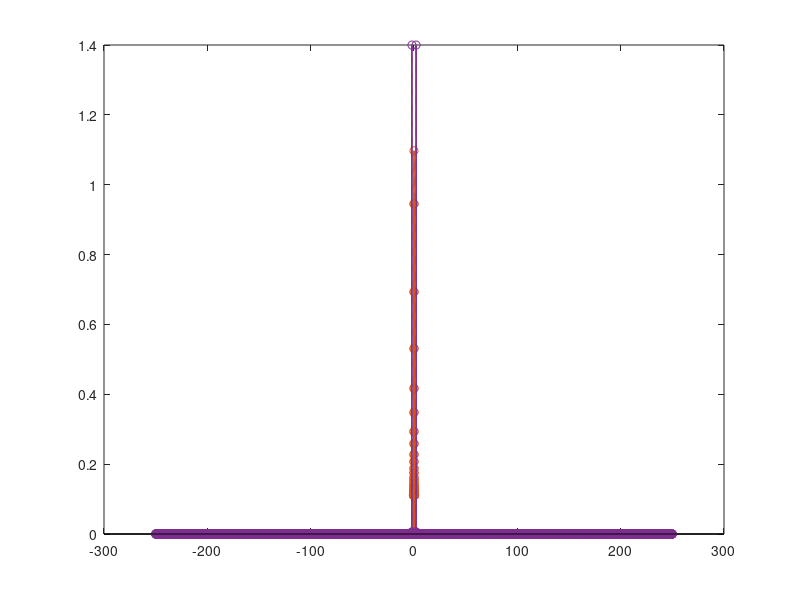

This figure's MATLAB source:
%%%%%%%%%%%%%%%%%%%%%%%%%%%%%%%%%%%%%%%%%%%%%%%%%%%%%%%%%%%%%%%%%%%%%%%%%%%
%
%   Sinal digital e seu espectro (via DFT)
%
%   Para minha apostila de PDS
%
%   Felipe Ramos de Mello - 25/05/22
%
%%%%%%%%%%%%%%%%%%%%%%%%%%%%%%%%%%%%%%%%%%%%%%%%%%%%%%%%%%%%%%%%%%%%%%%%%%%
%% Deep meditation

clear all; clc; close all;

%% Impulso com decaimento exponencial (transiente)

% O fator de escala para um sinal transiente (que possui energia FINITA) é
% diferente do fator de escala para um sinal periódico (energia INFINITA).
% Para um sinal transiente, desde que a janela de tempo não ofereça muita
% perda energética, o fator de escala é simplesmente o período de
% amostragem (T), uma vez que não há truncamento do sinal (a janela
% temporal não influencia).

% No tempo
fs = 5;
T = 1/fs;
dur = 5;
t = (-dur:1/fs:dur)';
N = length(t);
nfft = N;
idx = find(t==0);

% Espera-se um espectro com pico em f=0 e amplitude 1/alpha
alpha = 1;
x = [zeros(idx-1, 1); ones(N - idx + 1, 1).*exp(-alpha*t(idx:end))];

% Na frequência
X = fftshift(fft(x, nfft))*T;
f = linspace(-0.5, 0.5, nfft);

% Visualização
close all;
plot(f, abs(X), '--'); hold on;
stem(f, abs(X), 'linewidth', 1.3);

%% Sinal senoidal

% O escalonamento de um sinal periódico (e, em verdade, qualquer sinal
% estacionário) está relacionado aos efeitos do truncamento (janelamento
% temporal) e amostragem. No domínio contínuo, a CTFT retorna um espectro
% com duas componentes (conjugadas) com amplitude A/2, sendo A a amplitude
% de pico do sinal senoidal temporal. Para um sinal digital analisado via
% DFT:
%
% i) Janelamento temporal = convolução do espectro do sinal original com a
% sinc function. A amplitude da sinc function é dada por N/fs (sua
% duração) e, com isso, a amplitude do espectro convoluído será A*N/(2*fs)
%
% ii) Amostragem: como para o sinal transiente, o fator de escala neste
% caso é o próprio período de amostragem T = 1/fs
%
% Com isso, a amplitude do espectro retornado pela DFT é dada por
% (A*fs*N)/(2*fs) e o fator de escala é final é 2/N 
% (para todas as freqs exceto a DC e fs/2).

% No tempo
fs = 500;
T = 1/fs;
dur = 10;
t = (-5:1/fs:5)';
N = length(t);
nfft = N;

w = 2*pi*2;
A = 1.4;
x = A.*sin(w*t);

% Na frequência
X = fftshift(fft(x, nfft))*(2/N);
f = linspace(-fs/2, fs/2, nfft);

% Visualização
close all;
plot(f, abs(X), '--'); hold on;
stem(f, abs(X), 'linewidth', 1.3);

